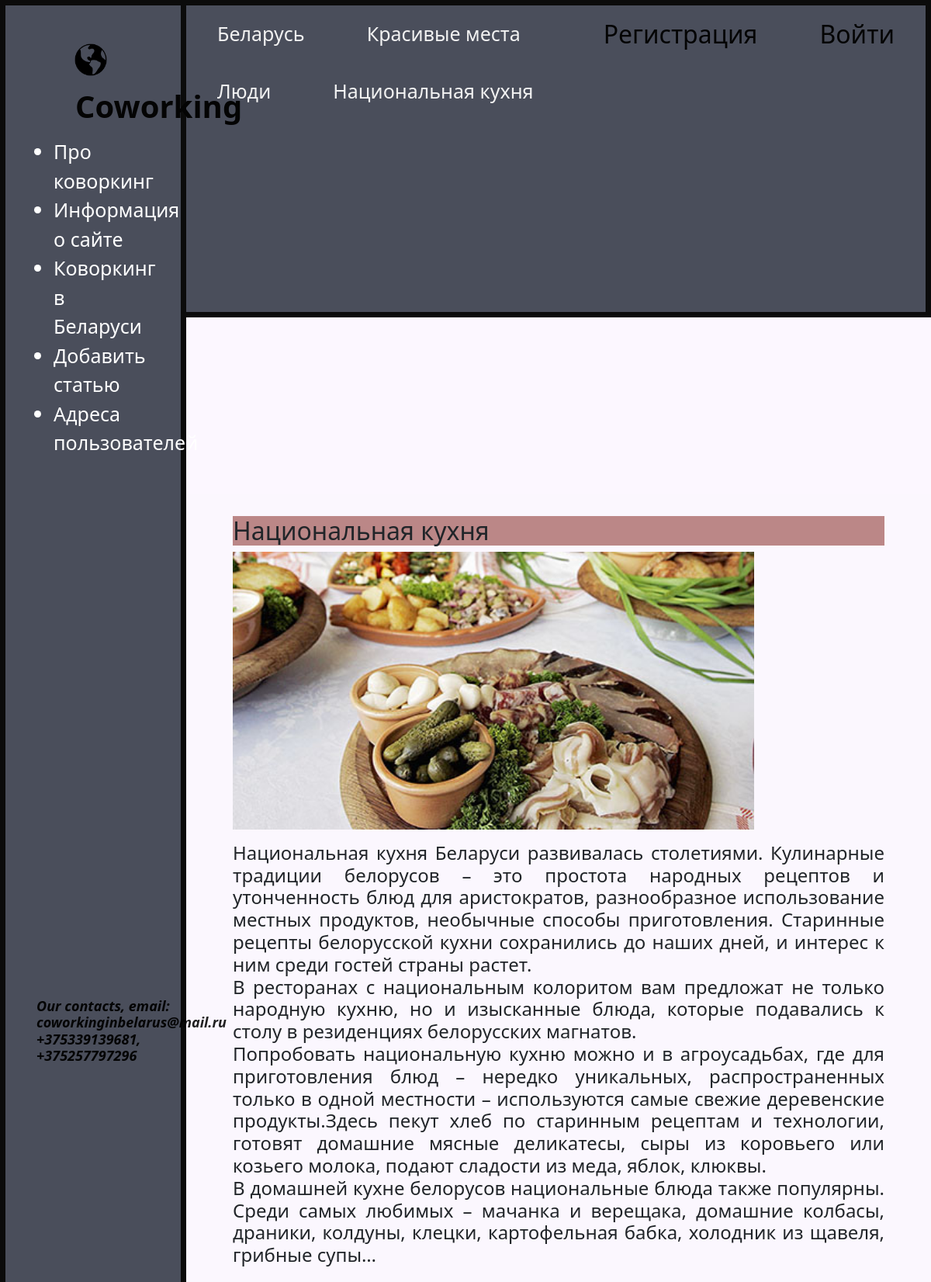
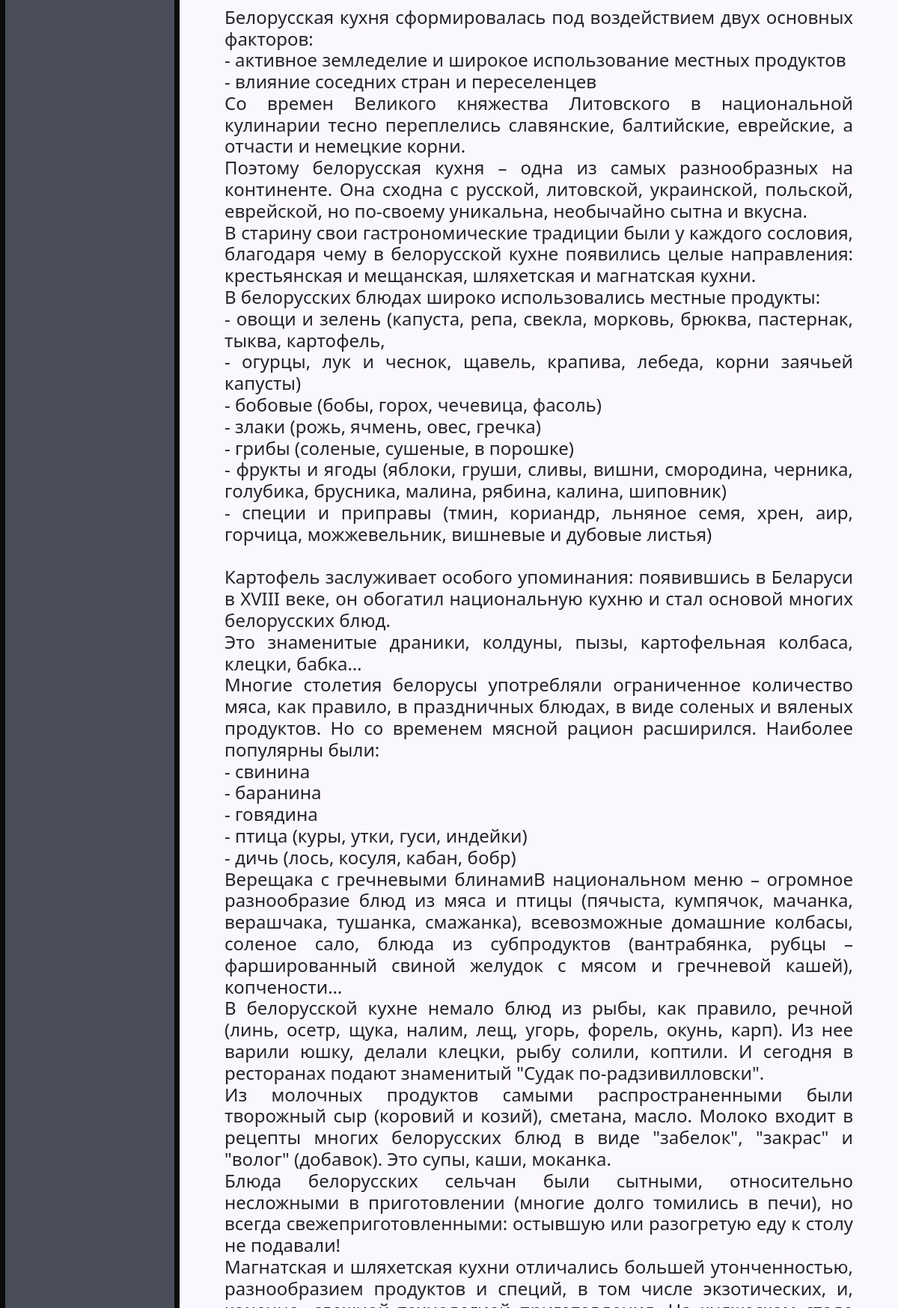
/CookingBelarus/ (upper part), run on the app's committed database (2 pictures, top to bottom).
### coworking/models.py (models this page shows, shortened)
class AboutBelarus(models.Model):
    title = models.CharField(max_length=255, unique=True, verbose_name='Название')
    content = models.TextField(blank=True,unique=True, verbose_name='Контент')
    photo = models.ImageField(upload_to="photos/%Y/%m/%d/", blank = True, verbose_name='Фото')
    time_update = models.DateTimeField(auto_now=True, verbose_name="Время изменения")
    class Meta:
        verbose_name = 'О Беларуси'
        verbose_name_plural = 'О Беларуси'
        ordering = ['time_update']

### coworking/views.py (the view)
# urls.py: path('CookingBelarus/', CookingBelarus.as_view() , name = 'CookingBelarus'),
class CookingBelarus(ListView):
    model = AboutBelarus
    template_name = "coworking/CookingBelarus.html"
    context_object_name = 'result'

### coworking/templatetags/coworking_tags.py (called while the page is built)
@register.inclusion_tag("coworking/show_footer_tag.html")
def show_footer():
    return

### cool_coworking/coworking/templates/coworking/CookingBelarus.html (shortened to what this page needs)
{% extends 'coworking/base.html' %} {% load static %}  {% block content %} {% for i in result %}
<div class="Belarus">
  {% if i.title == 'Национальная кухня' %}
  <h2>{{ i.title }}</h2>
  <p>
    <img style="width: 80%; margin-right:20%" src="{{ i.photo.url }}" />
  </p>
  <h4 style="text-align: justify">{{ i.content|linebreaksbr }}</h4>
</div>
{% endif %} {% endfor %} {% endblock %}

### coworking/static/coworking/css/coworking.css (style rules this page uses)
body { background-color: #fcf7ff; }
.Belarus { margin-top: 2%; }
.Belarus h2 { text-align: left; }
.Belarus h2 { background-color: #bb8787; }

### data on the page
AboutBelarus: title "Национальная кухня", photo (picture), content "Национальная кухня Беларуси развивалась столетиями. Кулинарные традиции белорусов – это простота народных рецептов и утонченность блюд для аристократов, разнообразное использование местных продуктов, необычные способы приготовления. Старинные рецепты белорусской кухни сохранились до наших дней, и интерес к ним среди гостей страны растет. В ресторанах с национальным колоритом вам предложат не только народную кухню, но и изысканные блюда, которые подавались к столу в резиденциях белорусских магнатов. Попробовать национальную кухню можно и в агроусадьбах, где для приготовления блюд – нередко уникальных, распространенных только в одной местности – используются самые свежие деревенские…"
